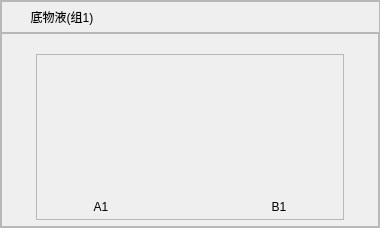
   <widget class="QFrame" name="BaseLiquidGrp1Frame">
    <property name="geometry">
     <rect>
      <x>1140</x>
      <y>55</y>
      <width>380</width>
      <height>228</height>
     </rect>
    </property>
    <property name="minimumSize">
     <size>
      <width>380</width>
      <height>228</height>
     </size>
    </property>
    <property name="maximumSize">
     <size>
      <width>16777215</width>
      <height>228</height>
     </size>
    </property>
    <property name="frameShape">
     <enum>QFrame::StyledPanel</enum>
    </property>
    <property name="frameShadow">
     <enum>QFrame::Raised</enum>
    </property>
    <layout class="QVBoxLayout" name="verticalLayout_13">
     <property name="spacing">
      <number>0</number>
     </property>
     <property name="leftMargin">
      <number>0</number>
     </property>
     <property name="topMargin">
      <number>0</number>
     </property>
     <property name="rightMargin">
      <number>0</number>
     </property>
     <property name="bottomMargin">
      <number>0</number>
     </property>
     <item>
      <widget class="QFrame" name="BaseLiquidGrp1TopFrame">
       <property name="minimumSize">
        <size>
         <width>381</width>
         <height>32</height>
        </size>
       </property>
       <property name="maximumSize">
        <size>
         <width>381</width>
         <height>32</height>
        </size>
       </property>
       <property name="frameShape">
        <enum>QFrame::StyledPanel</enum>
       </property>
       <property name="frameShadow">
        <enum>QFrame::Raised</enum>
       </property>
       <layout class="QHBoxLayout" name="horizontalLayout" stretch="0,1">
        <property name="spacing">
         <number>0</number>
        </property>
        <property name="leftMargin">
         <number>0</number>
        </property>
        <property name="topMargin">
         <number>0</number>
        </property>
        <property name="rightMargin">
         <number>0</number>
        </property>
        <property name="bottomMargin">
         <number>10</number>
        </property>
        <item>
         <widget class="QLabel" name="BaseLiquidGrp1Lab">
          <property name="minimumSize">
           <size>
            <width>120</width>
            <height>30</height>
           </size>
          </property>
          <property name="maximumSize">
           <size>
            <width>16777215</width>
            <height>30</height>
           </size>
          </property>
          <property name="styleSheet">
           <string notr="true">padding-left:10px;
padding-right:10px;</string>
          </property>
          <property name="text">
           <string>底物液(组1)</string>
          </property>
          <property name="alignment">
           <set>Qt::AlignCenter</set>
          </property>
         </widget>
        </item>
        <item>
         <spacer name="horizontalSpacer">
          <property name="orientation">
           <enum>Qt::Horizontal</enum>
          </property>
          <property name="sizeHint" stdset="0">
           <size>
            <width>20</width>
            <height>20</height>
           </size>
          </property>
         </spacer>
        </item>
       </layout>
      </widget>
     </item>
     <item>
      <widget class="QFrame" name="Grp1BottleFrame">
       <property name="frameShape">
        <enum>QFrame::StyledPanel</enum>
       </property>
       <property name="frameShadow">
        <enum>QFrame::Raised</enum>
       </property>
       <layout class="QGridLayout" name="gridLayout_5">
        <property name="leftMargin">
         <number>34</number>
        </property>
        <property name="topMargin">
         <number>20</number>
        </property>
        <property name="rightMargin">
         <number>34</number>
        </property>
        <property name="bottomMargin">
         <number>10</number>
        </property>
        <item row="0" column="1">
         <widget class="CheckableFrame" name="BaseLiquidGrp1CheckFrame">
          <property name="minimumSize">
           <size>
            <width>301</width>
            <height>166</height>
           </size>
          </property>
          <property name="maximumSize">
           <size>
            <width>16777215</width>
            <height>166</height>
           </size>
          </property>
          <property name="frameShape">
           <enum>QFrame::StyledPanel</enum>
          </property>
          <property name="frameShadow">
           <enum>QFrame::Raised</enum>
          </property>
          <layout class="QHBoxLayout" name="horizontalLayout_14" stretch="0,0,1,0,0">
           <property name="spacing">
            <number>0</number>
           </property>
           <property name="leftMargin">
            <number>0</number>
           </property>
           <property name="topMargin">
            <number>8</number>
           </property>
           <property name="rightMargin">
            <number>0</number>
           </property>
           <property name="bottomMargin">
            <number>0</number>
           </property>
           <item>
            <widget class="QLabel" name="label_2">
             <property name="minimumSize">
              <size>
               <width>32</width>
               <height>0</height>
              </size>
             </property>
             <property name="text">
              <string/>
             </property>
            </widget>
           </item>
           <item>
            <layout class="QVBoxLayout" name="verticalLayout_8">
             <property name="spacing">
              <number>12</number>
             </property>
             <item>
              <widget class="ImLiquidBottleWidget" name="Grp1A1Bottle" native="true">
               <property name="minimumSize">
                <size>
                 <width>64</width>
                 <height>122</height>
                </size>
               </property>
               <property name="maximumSize">
                <size>
                 <width>64</width>
                 <height>122</height>
                </size>
               </property>
              </widget>
             </item>
             <item>
              <widget class="QLabel" name="A1Lab">
               <property name="minimumSize">
                <size>
                 <width>64</width>
                 <height>20</height>
                </size>
               </property>
               <property name="maximumSize">
                <size>
                 <width>64</width>
                 <height>20</height>
                </size>
               </property>
               <property name="text">
                <string>A1</string>
               </property>
               <property name="alignment">
                <set>Qt::AlignCenter</set>
               </property>
              </widget>
             </item>
            </layout>
           </item>
           <item>
            <widget class="QLabel" name="label">
             <property name="minimumSize">
              <size>
               <width>109</width>
               <height>0</height>
              </size>
             </property>
             <property name="maximumSize">
              <size>
               <width>320</width>
               <height>16777215</height>
              </size>
             </property>
             <property name="text">
              <string/>
             </property>
            </widget>
           </item>
           <item>
            <layout class="QVBoxLayout" name="verticalLayout_9">
             <property name="spacing">
              <number>12</number>
             </property>
             <item>
              <widget class="ImLiquidBottleWidget" name="Grp1B1Bottle" native="true">
               <property name="minimumSize">
                <size>
                 <width>64</width>
                 <height>122</height>
                </size>
               </property>
               <property name="maximumSize">
                <size>
                 <width>64</width>
                 <height>122</height>
                </size>
               </property>
              </widget>
             </item>
             <item>
              <widget class="QLabel" name="B1Lab">
               <property name="minimumSize">
                <size>
                 <width>64</width>
                 <height>20</height>
                </size>
               </property>
               <property name="maximumSize">
                <size>
                 <width>64</width>
                 <height>20</height>
                </size>
               </property>
               <property name="text">
                <string>B1</string>
               </property>
               <property name="alignment">
                <set>Qt::AlignCenter</set>
               </property>
              </widget>
             </item>
            </layout>
           </item>
           <item>
            <widget class="QLabel" name="label_3">
             <property name="minimumSize">
              <size>
               <width>32</width>
               <height>0</height>
              </size>
             </property>
             <property name="text">
              <string/>
             </property>
            </widget>
           </item>
          </layout>
         </widget>
        </item>
       </layout>
      </widget>
     </item>
    </layout>
    <zorder>Grp1BottleFrame</zorder>
    <zorder>BaseLiquidGrp1TopFrame</zorder>
   </widget>
